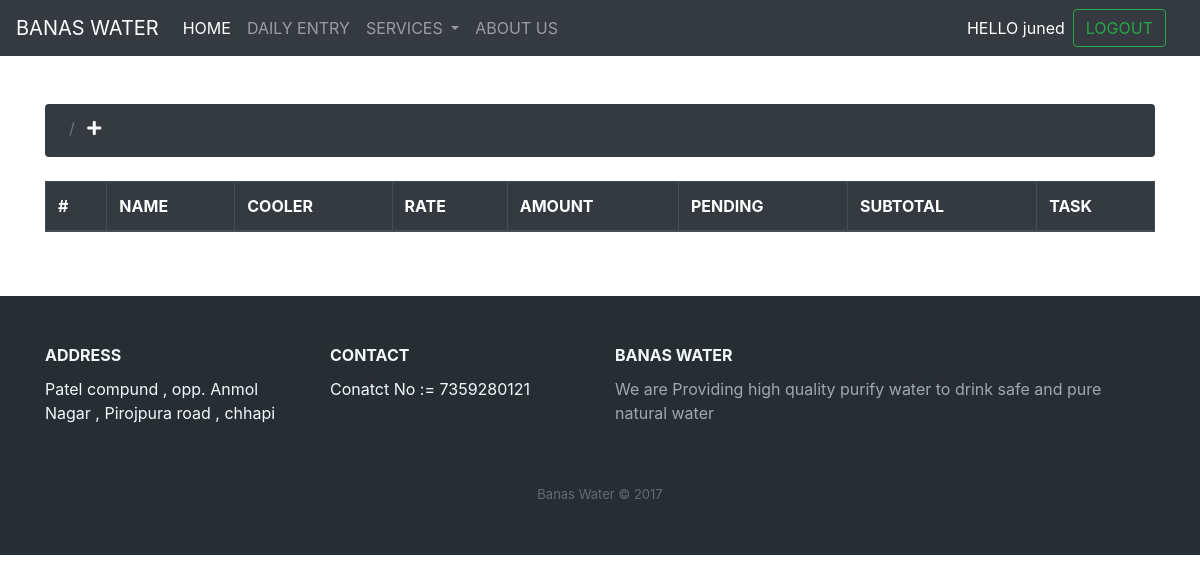
The app's page /billing/pendingbill/ (signed in), older data.
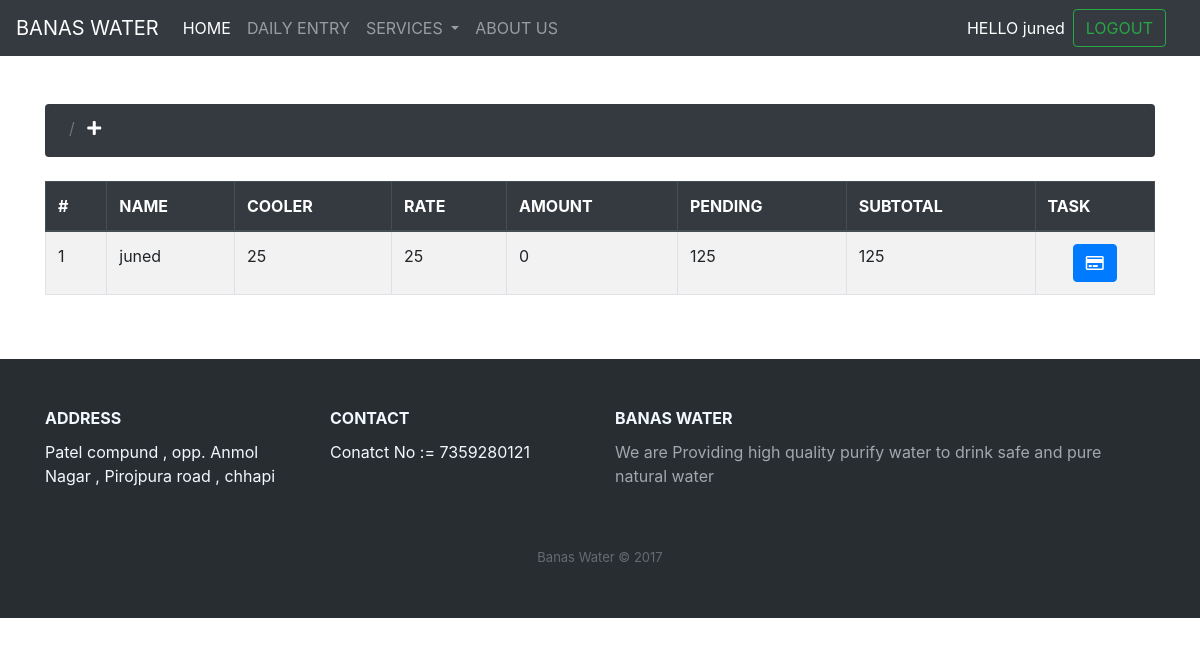
The same page, newer data.
### banasadmin/models.py (models this page shows)
class Bill(models.Model):
    name = models.CharField(max_length=100)
    cooler = models.IntegerField()
    rate = models.IntegerField()
    amount = models.IntegerField()
    pending_amount = models.IntegerField()
    subtotal = models.IntegerField()
    task = models.CharField(max_length=100)

### billing/views.py (the view)
# urls.py: path('pendingbill/',views.pendingbill,name="pendingbill")
@login_required(login_url='login')
def pendingbill(request):
    if User.is_authenticated:
        user = request.user.username
        print(user)
    billdata = Bill.objects.filter(name=user,task="pending").order_by('-id')
    paginator = Paginator(billdata, 5, orphans=0)
    is_paginated = True if paginator.num_pages > 1 else False
    page = request.GET.get('page') or 1
    try:
        current_page = paginator.page(page)
    except InvalidPage as e:
        messages.error(request, str(e))
        current_page = paginator.page(1)
    context = {
        'current_page': current_page,
        'is_paginated': is_paginated,
        'paginator': paginator
    }
    return render(request,'billing/pendingbill.html',context)

### billing/templates/billing/pendingbill.html (shortened to what this page needs)
{% extends 'billing/pagination.html' %}
{% block table_header %}
    <th>#</th>
    <th>NAME</th>
    <th>COOLER</th>
    <th>RATE</th>
    <th>AMOUNT</th>
    <th>PENDING</th>
    <th>SUBTOTAL</th>
    <th>TASK</th>
{% endblock table_header %}
{% block table_data %}
    <td>{{ current_page.start_index|add:forloop.counter0 }}</td>
    <td>{{a.name}}</td>
    <td>{{a.cooler}}</td>
    <td>{{a.rate}}</td>
    <td>{{a.amount}}</td>
    <td>{{a.pending_amount}}</td>
    <td>{{a.subtotal}}</td>
    <td class="text-center">
        {% if a.task == "pending" %}
            <a class="btn btn-primary" href="/banasadmin/paybill/{{a.id}}"><i class="far fa-credit-card"></i></a>
        {% else %}
            {{a.task}}
        {% endif %}
    </td>
{% endblock table_data %}

### billing/templates/billing/pagination.html (shortened to what this page needs)
{% extends 'pages/base.html' %}
{% block content %}
<div class="container mt-5">
    <nav aria-label="breadcrumb" class="mb-4 ">
        <ol class="breadcrumb  bg-dark" style="height: 53px;">
          <li class="breadcrumb-item active text-white " aria-current="page">
        <li class="breadcrumb-item active text-white " aria-current="page">
            <a class="text-white" href="{% block addlink %}
            {% endblock addlink %}"><i class="fas fa-plus"></i></a>
        </ol>
      </nav>
      <div class="table-responsive">
    <table class="table table-striped thead-dark table-bordered table">
        <thead class="thead-dark">
          <tr>
{% block table_header %}
{% endblock table_header %}
          </tr>
        </thead>
        <tbody>
            {% for a in current_page %}
          <tr>
{% block table_data %}
{% endblock table_data %}
          </tr>
          {% endfor %}
         </tbody>
      </table>
    </div>
</div>
{% endblock content %}

Row changes from the older to the newer data that the page shows:
now on this page (row edited): Bill: start_index|add "1", name "juned", cooler "25", rate "25", amount "0", pending_amount "125", subtotal "125"
